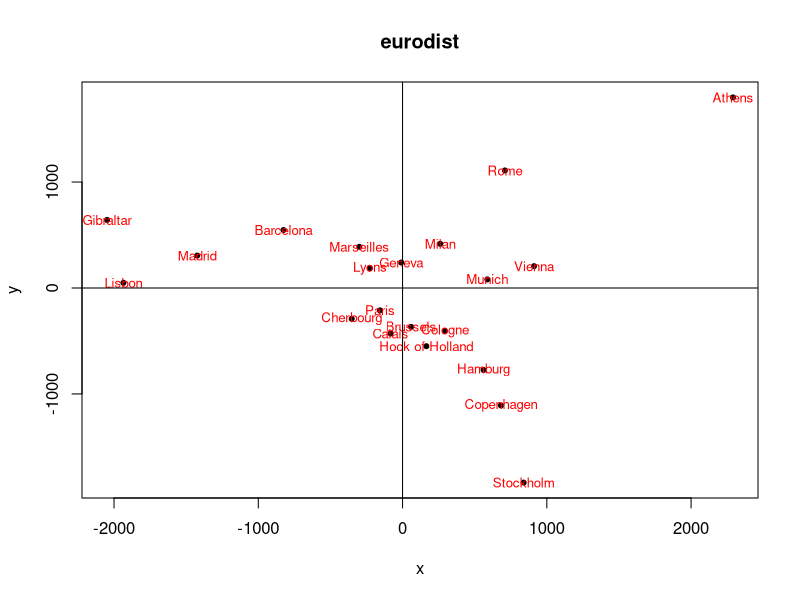
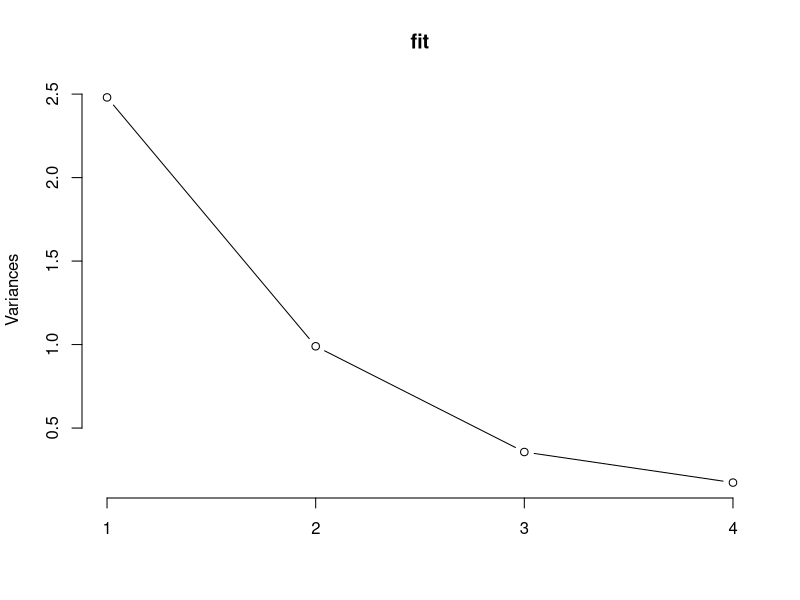
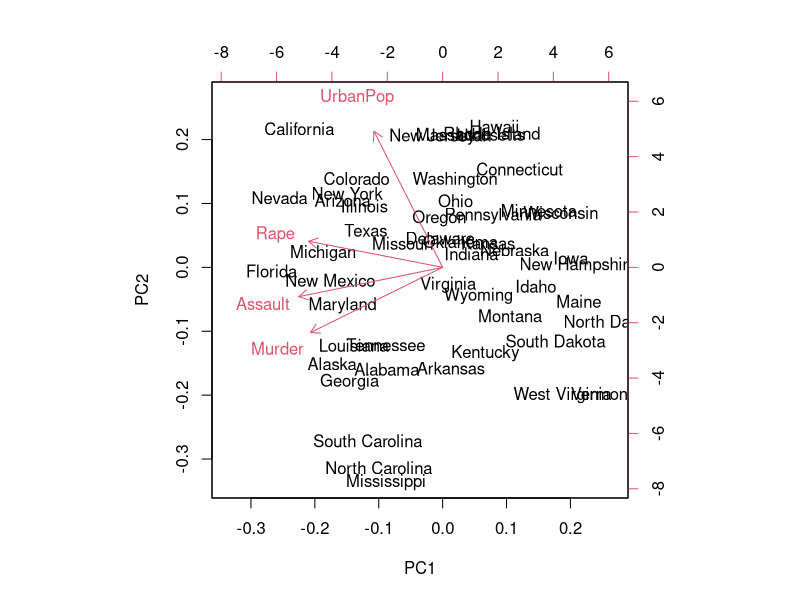

Write the R code that produced these figures, in order.
## ---- chunk 1
loc <- cmdscale(eurodist)
loc
## ---- chunk 2
x <- loc[,1]
y <- loc[,2]
plot(x,y,type= "p", pch= 20, main = "eurodist")
text(x,y,rownames(loc), cex = .8, col = "red")
abline(v = 0, h = 0)
## ---- chunk 3
#library(datasets)
data("USArrests")
head(USArrests)
## ---- chunk 4
fit <- prcomp(USArrests, scale. = TRUE)
summary(fit)
## ---- chunk 5
fit$rotation
## ---- chunk 6
plot(fit, type = "lines")
## ---- chunk 7
biplot(fit) # 제 1, 제 2 주성분만을 그린 그림 각 벡터 방향의 도시들이 범죄율이 좊다는 것을 의미. UrbanPop 벡터 방향의 도시가 인구비율이 높다는 의미
